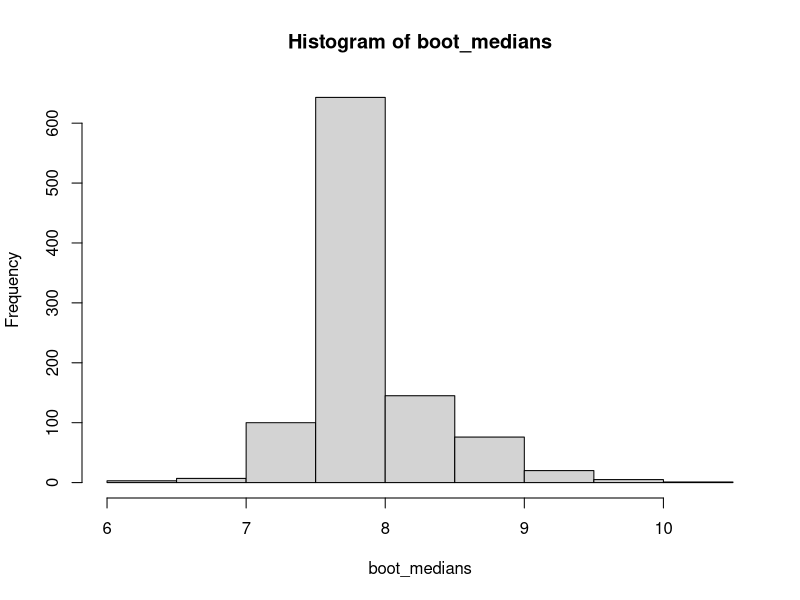
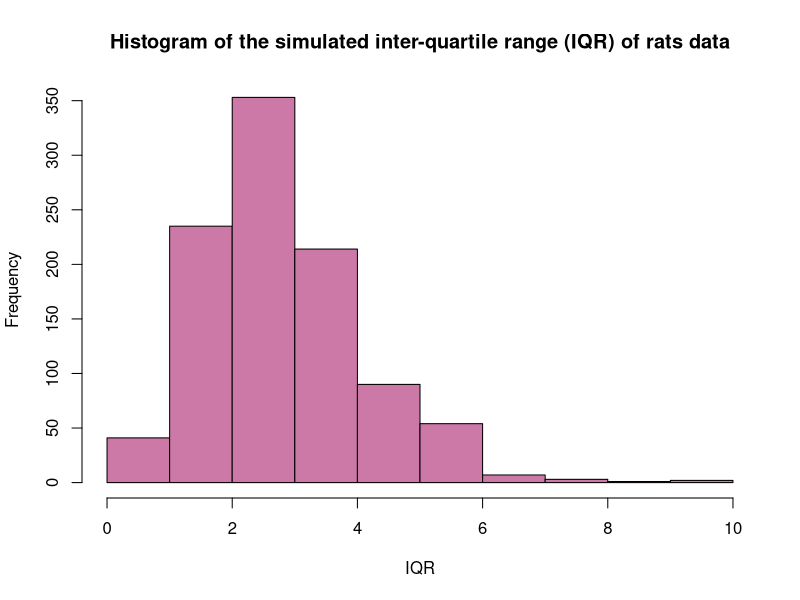
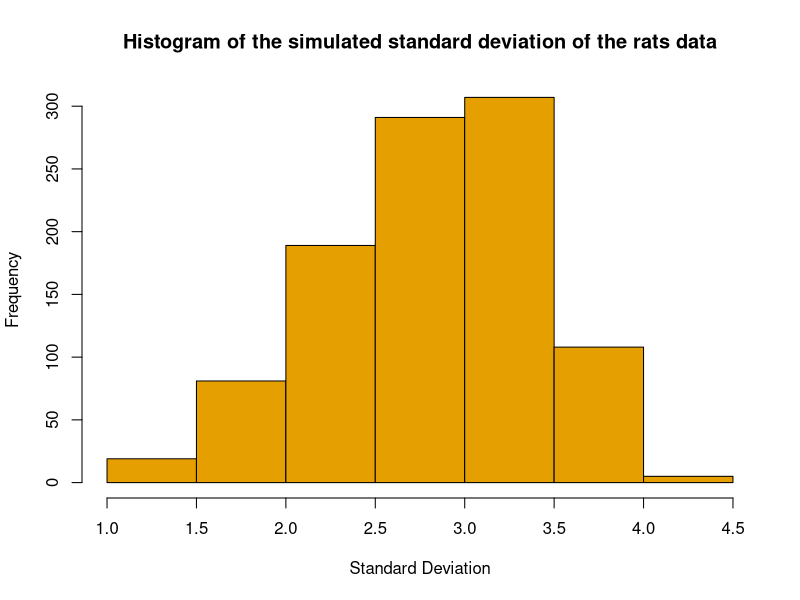
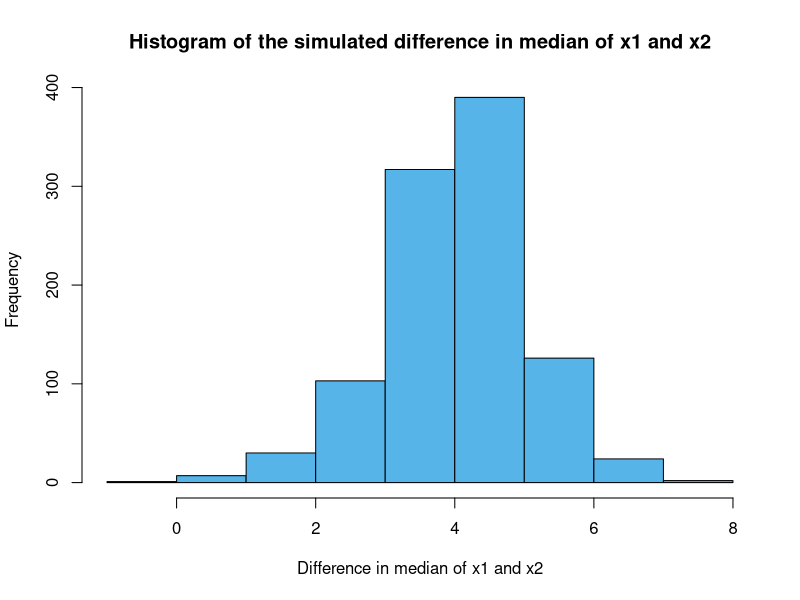
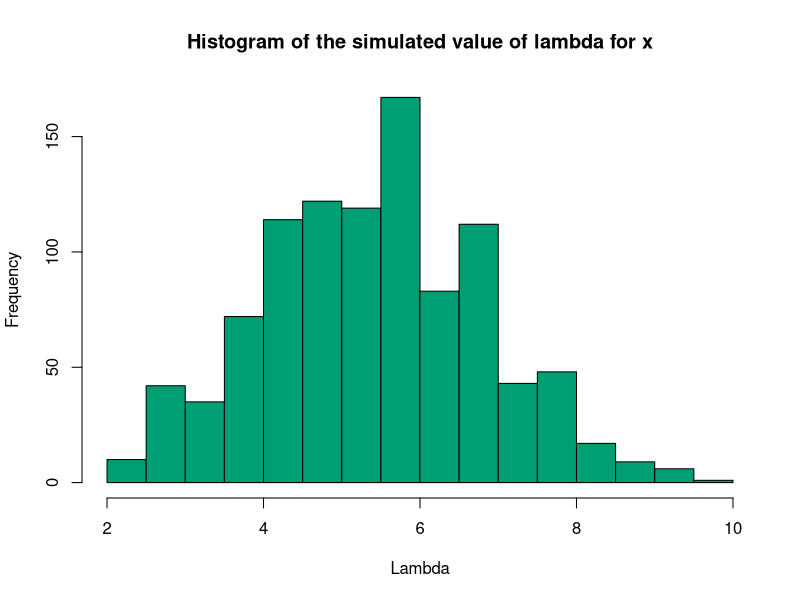

Write the R code that produced these figures, in order.
## ---- chunk 1
knitr::opts_chunk$set(echo = TRUE)
suppressMessages(library(tidyverse))

## ---- chunk 2
rats = c(5.35, 5.37, 5.53, 5.95, 6.20, 7.12, 7.22,
         7.62, 7.63, 7.63, 7.67, 7.97, 8.43, 8.68,
         9.20, 9.63, 11.32, 11.52, 15.27, 15.90)
## ---- chunk 3
#**************************************************#
# Setup for the procedure
#**************************************************#
# set a seed for reproducibility
set.seed(42)
# set the number of bootstrap iterations
B = 1000 
# create a vector to store the statistics of interest
boot_medians = rep(NA, B)

#**************************************************#
# Main loop to do the calculations
#**************************************************#
for(i in 1:B)
{
  #~~~~~~~~~~~~~~~~~~~~~~~~~~~~~~~~~~~~~~~~~~~~~~~~~~#
  # Step 1: resample data with replacement
  #~~~~~~~~~~~~~~~~~~~~~~~~~~~~~~~~~~~~~~~~~~~~~~~~~~#
  this_rats = sample(x = rats, size = length(rats), replace = TRUE)
  #~~~~~~~~~~~~~~~~~~~~~~~~~~~~~~~~~~~~~~~~~~~~~~~~~~#
  # Step 2: calculate the statistic and store the results
  #~~~~~~~~~~~~~~~~~~~~~~~~~~~~~~~~~~~~~~~~~~~~~~~~~~#
  # In this step our estimator is the median, but we can do a more 
  # complicated procedure than just using the median function
  boot_medians[i] = median(this_rats)
  #~~~~~~~~~~~~~~~~~~~~~~~~~~~~~~~~~~~~~~~~~~~~~~~~~~#
  # Step 3: Repeat B times
  #~~~~~~~~~~~~~~~~~~~~~~~~~~~~~~~~~~~~~~~~~~~~~~~~~~#
}

# plot the results
hist(boot_medians)

#**********************************************************************#
# Calculate a 95% confidence interval from the vector of statistics
#**********************************************************************#
quantile(boot_medians, probs = c(0.025, 0.975))
## ---- chunk 4
#**************************************************#
# Setup for the procedure
#**************************************************#
# set a seed for reproducibility
set.seed(42)
# set the number of bootstrap iterations
B = 1000 
# create a vector to store the statistics of interest
boot_IQR = rep(NA, B)

#**************************************************#
# Main loop to do the calculations
#**************************************************#
for(i in 1:B)
{
  #~~~~~~~~~~~~~~~~~~~~~~~~~~~~~~~~~~~~~~~~~~~~~~~~~~#
  # Step 1: resample data with replacement
  #~~~~~~~~~~~~~~~~~~~~~~~~~~~~~~~~~~~~~~~~~~~~~~~~~~#
  this_rats = sample(x = rats, size = length(rats), replace = TRUE)
  #~~~~~~~~~~~~~~~~~~~~~~~~~~~~~~~~~~~~~~~~~~~~~~~~~~#
  # Step 2: calculate the statistic (inter-quartile range) and store the results
  #~~~~~~~~~~~~~~~~~~~~~~~~~~~~~~~~~~~~~~~~~~~~~~~~~~#
  boot_IQR[i] = IQR(this_rats)
  #~~~~~~~~~~~~~~~~~~~~~~~~~~~~~~~~~~~~~~~~~~~~~~~~~~#
  # Step 3: Repeat B times
  #~~~~~~~~~~~~~~~~~~~~~~~~~~~~~~~~~~~~~~~~~~~~~~~~~~#
}

# plot the results
hist(boot_IQR, col="#CC79A7",main="Histogram of the simulated inter-quartile range (IQR) of rats data", xlab="IQR")

#**********************************************************************#
# Calculate a 95% confidence interval from the vector of statistics
#**********************************************************************#
tibble("Lower CI(2.5th quantile)"= quantile(boot_medians, probs = 0.025),"Lower CI(97.5th quantile)"= quantile(boot_medians, probs = 0.975))
## ---- chunk 5
#**************************************************#
# Setup for the procedure
#**************************************************#
# set a seed for reproducibility
set.seed(42)
# set the number of bootstrap iterations
B = 1000 
# create a vector to store the statistics of interest
boot_sd = rep(NA, B)

#**************************************************#
# Main loop to do the calculations
#**************************************************#
for(i in 1:B)
{
  #~~~~~~~~~~~~~~~~~~~~~~~~~~~~~~~~~~~~~~~~~~~~~~~~~~#
  # Step 1: resample data with replacement
  #~~~~~~~~~~~~~~~~~~~~~~~~~~~~~~~~~~~~~~~~~~~~~~~~~~#
  this_rats = sample(x = rats, size = length(rats), replace = TRUE)
  #~~~~~~~~~~~~~~~~~~~~~~~~~~~~~~~~~~~~~~~~~~~~~~~~~~#
  # Step 2: calculate the statistic (standard deviation) and store the results
  #~~~~~~~~~~~~~~~~~~~~~~~~~~~~~~~~~~~~~~~~~~~~~~~~~~#
  boot_sd[i] = sd(this_rats)
  #~~~~~~~~~~~~~~~~~~~~~~~~~~~~~~~~~~~~~~~~~~~~~~~~~~#
  # Step 3: Repeat B times
  #~~~~~~~~~~~~~~~~~~~~~~~~~~~~~~~~~~~~~~~~~~~~~~~~~~#
}

# plot the results
hist(boot_sd,col = "#E69F00",main="Histogram of the simulated standard deviation of the rats data",xlab="Standard Deviation")

#**********************************************************************#
# Calculate a 90% confidence interval from the vector of statistics
#**********************************************************************#
tibble("Lower CI(5th quantile)"= quantile(boot_sd, probs = 0.05),"Lower CI(95th quantile)"= quantile(boot_sd, probs = 0.95))
## ---- chunk 6
set.seed(42)
n1 = 60; n2 = 40; 
x1 = rgamma(n1, 2, 0.2)
x2 = rgamma(n2, 3, 0.5)

#**************************************************#
# Setup for the procedure
#**************************************************#
# set a seed for reproducibility
set.seed(42)
# set the number of bootstrap iterations
B = 1000 
# create a vector to store the statistics of interest
boot_median_diff = rep(NA, B)

#**************************************************#
# Main loop to do the calculations
#**************************************************#
for(i in 1:B)
{
  #~~~~~~~~~~~~~~~~~~~~~~~~~~~~~~~~~~~~~~~~~~~~~~~~~~#
  # Step 1: resample data with replacement
  #~~~~~~~~~~~~~~~~~~~~~~~~~~~~~~~~~~~~~~~~~~~~~~~~~~#
  resample_x1 = sample(x = x1, size = n1, replace = TRUE)
  resample_x2 = sample(x = x2, size = n2, replace = TRUE)
  #~~~~~~~~~~~~~~~~~~~~~~~~~~~~~~~~~~~~~~~~~~~~~~~~~~#
  # Step 2: calculate the statistic(difference in median) and store the results
  #~~~~~~~~~~~~~~~~~~~~~~~~~~~~~~~~~~~~~~~~~~~~~~~~~~#
  boot_median_diff[i] = median(resample_x1) - median(resample_x2)
  #~~~~~~~~~~~~~~~~~~~~~~~~~~~~~~~~~~~~~~~~~~~~~~~~~~#
  # Step 3: Repeat B times
  #~~~~~~~~~~~~~~~~~~~~~~~~~~~~~~~~~~~~~~~~~~~~~~~~~~#
}

# plot the results
hist(boot_median_diff,col="#56B4E9",main="Histogram of the simulated difference in median of x1 and x2", xlab="Difference in median of x1 and x2")

#**********************************************************************#
# Calculate a 95% confidence interval from the vector of statistics
#**********************************************************************#
tibble("Lower CI(2.5th quantile)"= quantile(boot_median_diff, probs = 0.025),"Lower CI(97.5th quantile)"= quantile(boot_median_diff, probs = 0.975))
## ---- chunk 7
# use this as the data
x = c(3, 10, 2, 4, 8)
#**************************************************#
# Setup for the procedure
#**************************************************#
# set a seed for reproducibility
set.seed(42)
# set the number of bootstrap iterations
B = 1000 
# create a vector to store the statistics of interest
boot_lambda = rep(NA, B)

#**************************************************#
# Main loop to do the calculations
#**************************************************#
for(i in 1:B)
{
  #~~~~~~~~~~~~~~~~~~~~~~~~~~~~~~~~~~~~~~~~~~~~~~~~~~#
  # Step 1: resample data with replacement
  #~~~~~~~~~~~~~~~~~~~~~~~~~~~~~~~~~~~~~~~~~~~~~~~~~~#
  resample = sample(x = x, size = length(x), replace = TRUE)
  #~~~~~~~~~~~~~~~~~~~~~~~~~~~~~~~~~~~~~~~~~~~~~~~~~~#
  # Step 2: calculate the statistic and store the results
  #~~~~~~~~~~~~~~~~~~~~~~~~~~~~~~~~~~~~~~~~~~~~~~~~~~#
  # In this step our estimator is the median, but we can do a more 
  # complicated procedure than just using the median function
  boot_lambda[i] = mean(resample)
  #~~~~~~~~~~~~~~~~~~~~~~~~~~~~~~~~~~~~~~~~~~~~~~~~~~#
  # Step 3: Repeat B times
  #~~~~~~~~~~~~~~~~~~~~~~~~~~~~~~~~~~~~~~~~~~~~~~~~~~#
}

# plot the results
hist(boot_lambda, col="#009E73", main="Histogram of the simulated value of lambda for x", xlab="Lambda")

#**********************************************************************#
# Calculate a 95% confidence interval from the vector of statistics
#**********************************************************************#
tibble("Lower CI(2.5th quantile)"= quantile(boot_lambda, probs = 0.025),"Lower CI(97.5th quantile)"= quantile(boot_lambda, probs = 0.975))

## ---- chunk 8
n=length(x)

lower <- mean(x) - 2*sqrt(var(x)/n) #Theoretical lower and upper bounds for a 95% CI
upper <- mean(x) + 2*sqrt(var(x)/n)

tibble("Lower CI(Asymptotic MLE Theory)"= mean(x) - 2*sqrt(var(x)/n),
       "Upper CI(Asymptotic MLE Theory)"= mean(x) + 2*sqrt(var(x)/n))


